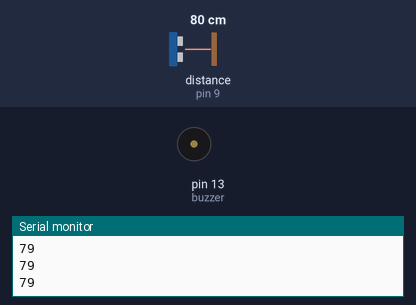
The sketch below on a simulated Arduino Uno, built with avr-gcc and run on an emulated ATmega328P. On the bench: buzzer (waves = sounding, pin HIGH), the last lines printed to the serial monitor. Wiring (inferred from the names in the program): ultrasonic range finder: trigger pin 10; echo pin 9. Inputs (shaded band) come from the test bench; at power-on: distance to the obstacle (sensor on pin 9) 80 cm. The echo pulse lasts 58.3 µs per cm; pins used as bus, display or sensor lines are not drawn.

Above: at 1.3 s.
1.4 s: distance to the obstacle (sensor on pin 9) set to 12 cm
3.2 s: distance to the obstacle (sensor on pin 9) set to 9 cm
At 4.9 s:
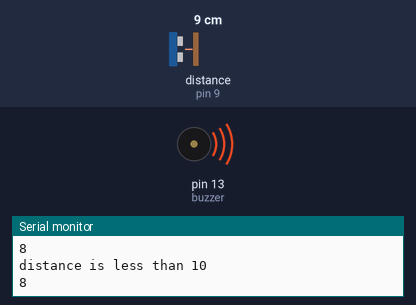
5.5 s: distance to the obstacle (sensor on pin 9) set to 18 cm
At 6.6 s:
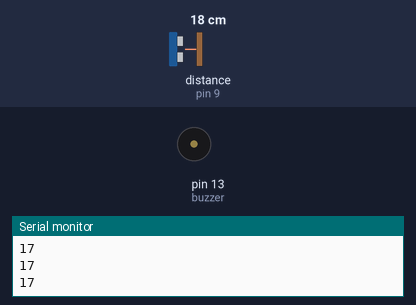
7.5 s: distance to the obstacle (sensor on pin 9) set to 2 cm
At 8.4 s:
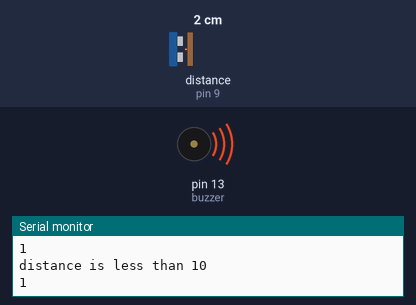
Timing chart, 0 to 10.5 s (numbered marks = the images above; inputs shaded):
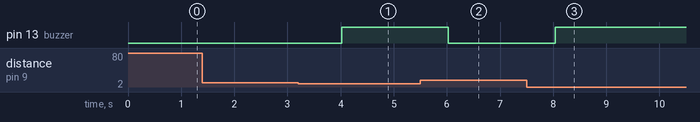

The sketch:

UR.ino
```cpp
int trig=10;
int echo=9;
int buzzer=13;

void setup()
{
  pinMode(trig,OUTPUT);
  pinMode(echo,INPUT);
  pinMode(buzzer,OUTPUT);
  Serial.begin(9600);

}
void loop()
{
  long distance,duration;
  digitalWrite(trig,0);
  delayMicroseconds(2);
  digitalWrite(trig,1);
  delayMicroseconds(10);
  digitalWrite(trig,0);
  duration = pulseIn(echo,1);
  distance = (duration/2)/29.1;
  Serial.println(distance);
  delay(500);
  if(distance<10)
  {
    Serial.println("distance is less than 10");
    digitalWrite(buzzer,1);
    }
  else
   {
       digitalWrite(buzzer,0);
    }
}
```

Measured:
- the behaviour switches between 11 and 10 cm on distance to the obstacle (sensor on pin 9) (found by bisection; images 0 and 1)
- after the input at 3.2 s, pin 13 (buzzer): LOW → HIGH after 0.82 s
- after the input at 5.5 s, pin 13 (buzzer): HIGH → LOW after 0.53 s
- after the input at 7.5 s, pin 13 (buzzer): LOW → HIGH after 0.54 s
